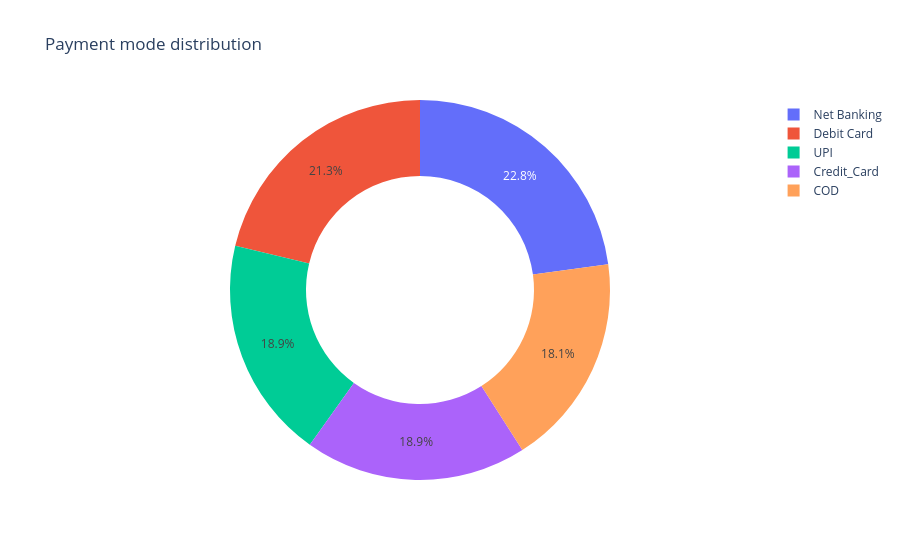

Notebook code for this chart:
### Code cell
fig = px.pie(data_frame=q8,names='Payment_mode',values='count',hole=0.6,
             title = 'Payment mode distribution' )
fig.show()

### Figure 1 — Plotly figure (JSON) as saved in the notebook; plotly's stock layout.template omitted (floating-point values rounded to 4 significant figures)
{"data": [{"domain": {"x": [0, 1], "y": [0, 1]}, "hole": 0.6, "hovertemplate": "Payment_mode=%{label}<br>count=%{value}<extra></extra>", "labels": ["Net Banking", "Debit Card", "UPI", "Credit_Card", "COD"], "legendgroup": "", "name": "", "showlegend": true, "type": "pie", "values": [29, 27, 24, 24, 23]}], "layout": {"autosize": true, "legend": {"tracegroupgap": 0}, "title": {"text": "Payment mode distribution"}}}
